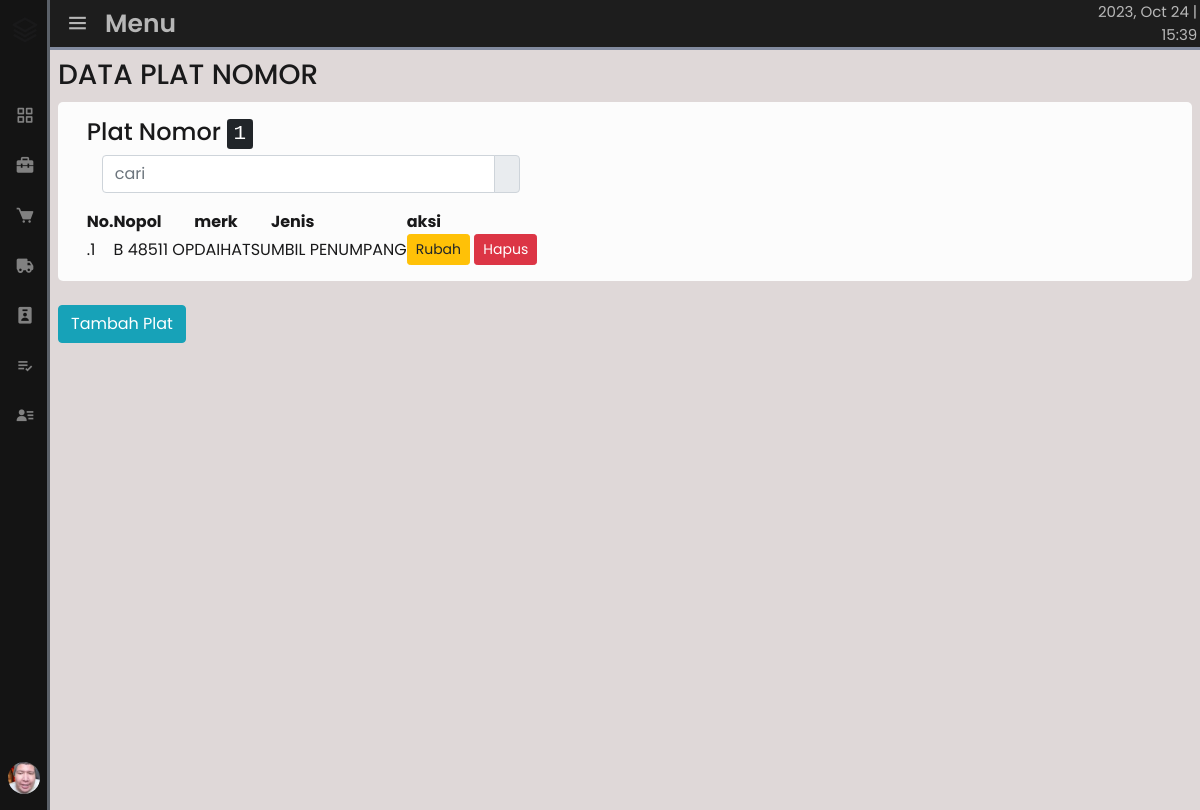
Page /stok_1/data_member.php (signed in) on the committed database.
### tables this page shows
CREATE TABLE `dat_uss` (
  `id` int(225) NOT NULL,
  `nama` varchar(225) NOT NULL,
  `username` varchar(225) NOT NULL,
  `password` varchar(50) NOT NULL,
  `levl` varchar(225) NOT NULL,
  `bagian` varchar(225) NOT NULL,
  `type` varchar(225) NOT NULL,
  `gamb` varchar(225) NOT NULL
);

CREATE TABLE `stok_member` (
  `id` int(225) NOT NULL,
  `nopol` varchar(225) NOT NULL,
  `nomesin` varchar(225) NOT NULL,
  `merk` varchar(225) NOT NULL,
  `jenis` varchar(225) NOT NULL
);

### stok_1/session.php (called while the page is built, shortened)
<?php
$iduser = $_SESSION['ID'];

### stok_1/data_member.php (the view, shortened to what this page needs)
<?php
	include "header.php";
?>
	<h3>DATA PLAT NOMOR</h3>
		<section class="recent">
            <div class="activity-card">
            	<?php
            		$TOT= mysqli_query($conn,"SELECT COUNT(id) AS 'tot' FROM `stok_member`");
					$has = mysqli_fetch_assoc($TOT);
            	 ?>
                <h4> Plat Nomor <kbd><?php echo $has['tot']; ?></kbd></h4>
                <div class="col-md-5">
	                <div class="input-group mb-3">
					    <input type="text" class="form-control" id="input" placeholder="cari">
					    <div class="input-group-append">
					      <span class="input-group-text ti-search"></span>
					    </div>
					</div>
				</div>
                <div class="table-responsive">
                <table>
                    <thead>
                        <tr>
                            <th>No.</th>
                            <th>Nopol</th>
                            <th>merk</th>
                            <th>Jenis</th>
                            <th>aksi</th>
                        </tr>
                    </thead>
                    <?php
                    	$n=1;
                    	$isi=mysqli_query($conn," SELECT * FROM `stok_member`")or die(mysqli_error($conn));
                    	while($data=mysqli_fetch_array($isi)){
                     ?>
	                <form method="POST" action="aksi/aksi_data-barang.php">
                    <tbody id="table">
                        <tr>
                            <td><input type="hidden" name="id_nopol" value="<?php echo $data['id']?>"><?php echo '.'.$n++; ?></td>
                            <td><?php echo $data['nopol'];?></td>
                            <td><?php echo $data['merk'];?></td>
                            <td><?php echo $data['jenis'];?></td>
                            <td>
                            	<a class="btn btn-warning btn-sm" name="rubsh" href="rubah_kategori.php?id=<?php echo $data['id']?>" id="rubah">Rubah</a>
                                <button type="submit" class="btn btn-danger btn-sm" id="cek" value="<?php echo $data['id'];?>" name="haps_nopol" id="hapus">Hapus</button>
				            </td>
                        </tr>
                    <?php }?>
                    </tbody>
	                </form>
                </table>
                </div>
            </div>
            <div class="summary">
                <div class="summary-card"><br>
                   <a class="btn btn-info" href="member.php"><span class="ti-pencil"></span> Tambah Plat</a>
                </div>
            </div>
        </section>
	<?php include "footer.php" ?>

### stok_1/header.php (shortened to what this page needs)
<?php
include "../config.php";
include "session.php";
?>
<head>
	<link rel="stylesheet" href="https://cdn.jsdelivr.net/gh/lykmapipo/themify-icons@0.1.2/css/themify-icons.css">
	<link href='https://unpkg.com/boxicons@2.0.7/css/boxicons.min.css' rel='stylesheet'>
	<link rel="stylesheet" href="https://maxcdn.bootstrapcdn.com/bootstrap/4.5.2/css/bootstrap.min.css">
	<link rel="stylesheet" href="https://cdn.jsdelivr.net/npm/bootstrap-select@1.13.14/dist/css/bootstrap-select.min.css">
	<link rel="stylesheet" type="text/css" href="sttyle.css">
</head>
<div class="sidebar closed">
	<div class="logo-details">
		<i class='bx bx-layer'></i>
	</div>
	<ul class="nav-links">
		<li>
			<a href="index.php">
				<i class='bx bx-grid-alt'></i>
			</a>
		</li>
		<li>
			<a href="data_barang.php">
				<i class='bx bxs-briefcase-alt-2'></i>
			</a>
		</li>
		<li>
			<a href="menu_pembelian.php">
				<i class='bx bxs-cart'></i>
			</a>
		</li>
		<li>
			<a href="distribusi.php">
				<i class='bx bxs-truck'></i>
			</a>
		</li>
		<li>
			<a href="lap_beli.php">
				<i class='bx bxs-user-badge'></i>
			</a>
		</li>
		<li>
			<a href="lap_pemakaian.php">
				<i class='bx bx-list-check'></i>
			</a>
		</li>
		<li>
			<div class="iocn-link">
				<a href="#">
					<i class='bx bxs-user-detail'></i>
				</a>
			</div>
		</li>
		<?php
		$isi_user = mysqli_query($conn, "SELECT * FROM `dat_uss` WHERE `id` = $iduser") or die(mysqli_error($conn));
		$user = mysqli_fetch_assoc($isi_user);
		if (empty($user['gamb'])) {
			$pict = 'icon_none.png';
		} else {
			$pict = $user['gamb'];
		}
		?>
		<li>
			<div class="profile-details">
				<div class="profile-content">
					<a href="../ot.php" data-toggle="tooltip" title="log_out.?" data-placement="right">
						<img src="../gamb_user/<?= $pict; ?>" alt="profileImg">
					</a>
				</div>
			</div>
		</li>
	</ul>
</div>
<header class="home-section">
	<div class="home-content">
		<i class='bx bx-menu'></i>
		<span class="text">Menu</span>
		<span class="text-right date"><?= date('Y, M d') . '  |  ' . date('H:i');  ?></span>
	</div>
</header>
<main class="mains">

### stok_1/sttyle.css (style rules this page uses)
* { margin: 0; padding: 0; box-sizing: border-box; font-family: 'Poppins', sans-serif; color: #19191a; }
.sidebar { position: fixed; top: 0; left: 0; height: 100%; width: 220px; background: #141414; border-right: 3px solid #5b6169; z-index: 100; transition: all 0.5s ease; }
.sidebar.closed { width: 50px; }
.sidebar .logo-details { height: 60px; width: 100%; display: flex; align-items: center; }
.sidebar .logo-details i { font-size: 30px; height: 50px; min-width: 50px; text-align: center; line-height: 50px; }
.bx-layer { transition: all 0.5s ease; animation: RGBs 10s infinite alternate-reverse; }
.sidebar .nav-links { height: 100%; padding: 30px 0 150px 0; overflow: auto; }
.sidebar.closed .nav-links { overflow: visible; }
.sidebar .nav-links li { position: relative; list-style: none; transition: all 0.4s ease; }
.sidebar .nav-links li .iocn-link { display: flex; align-items: center; justify-content: space-between; }
.sidebar .nav-links li i { height: 50px; min-width: 50px; text-align: center; line-height: 50px; color: #818181; font-size: 20px; cursor: pointer; transition: all 0.3s ease; }
.sidebar .nav-links li a { display: flex; align-items: center; text-decoration: none; }
.sidebar .profile-details { position: fixed; bottom: 0; width: 220px; display: flex; align-items: center; justify-content: space-between; background: #25203a; padding: 12px 0; transition: all 0.5s ease; }
.sidebar.closed .profile-details { background: none; }
.sidebar.closed .profile-details { width: 78px; }
.sidebar .profile-details .profile-content { display: flex; align-items: center; }
.sidebar .profile-details img { height: 40px; width: 40px; object-fit: cover; border-radius: 50px; margin: 0 14px 0 4px; transition: all 0.5s ease; animation: RGB 30s infinite alternate; }
.sidebar.closed .profile-details img { padding: 4px; }
.home-section { position: fixed; z-index: 102; background: #b2bfe2; height: 40px; left: 220px; width: calc(100% - 220px); transition: all 0.5s ease; }
.mains { position: relative; top: 50px; left: 220px; min-height: calc(100vh - 40px); width: calc(100% - 220px); align-items: center; background: #dfd8d8; justify-content: center; transition: all 0.5s ease; padding: 0.5rem 0.5rem; }
.table-responsive { overflow: auto; justify-content: center; }
.activity-card { border-radius: 5px; margin-top: 10px; background-color: #fcfcfc; padding: 1rem 1.8rem 1rem 1.8rem; }
.activity-card .form-control { background-color: #ffffff; color: #2c2c2c; }
.sidebar.closed ~ .home-section { left: 50px; width: calc(100% - 40px); }
.sidebar.closed ~ .mains { left: 50px; width: calc(100% - 50px); }
.home-section .home-content { position: relative; height: 50px; display: flex; align-items: center; background: #1d1d1d; border-bottom: 3px solid #828b9f; }
.home-section .home-content .date { padding-left: calc(100% - 25%); margin: 0.8rem; }
.home-section .home-content .bx-menu, .home-section .home-content .text, .home-section .home-content .date { color: #b7b7b7; font-size: 25px; }
.home-section .home-content .date { color: #b7b7b7; font-size: 15px; }
.home-section .home-content .bx-menu { margin: 0 15px; cursor: pointer; }
.home-section .home-content .text { font-size: 25px; font-weight: 600; }
img { border-radius: 50%; width: 85px; height: 85px; padding: 0.3rem; text-decoration: none; color: white; }

### rows in the picture
dat_uss: gamb (picture)
stok_member: nopol "B 48511 OP", merk "DAIHATSU", jenis "MBIL PENUMPANG"

### other values in the picture
$has['tot'] "1"
